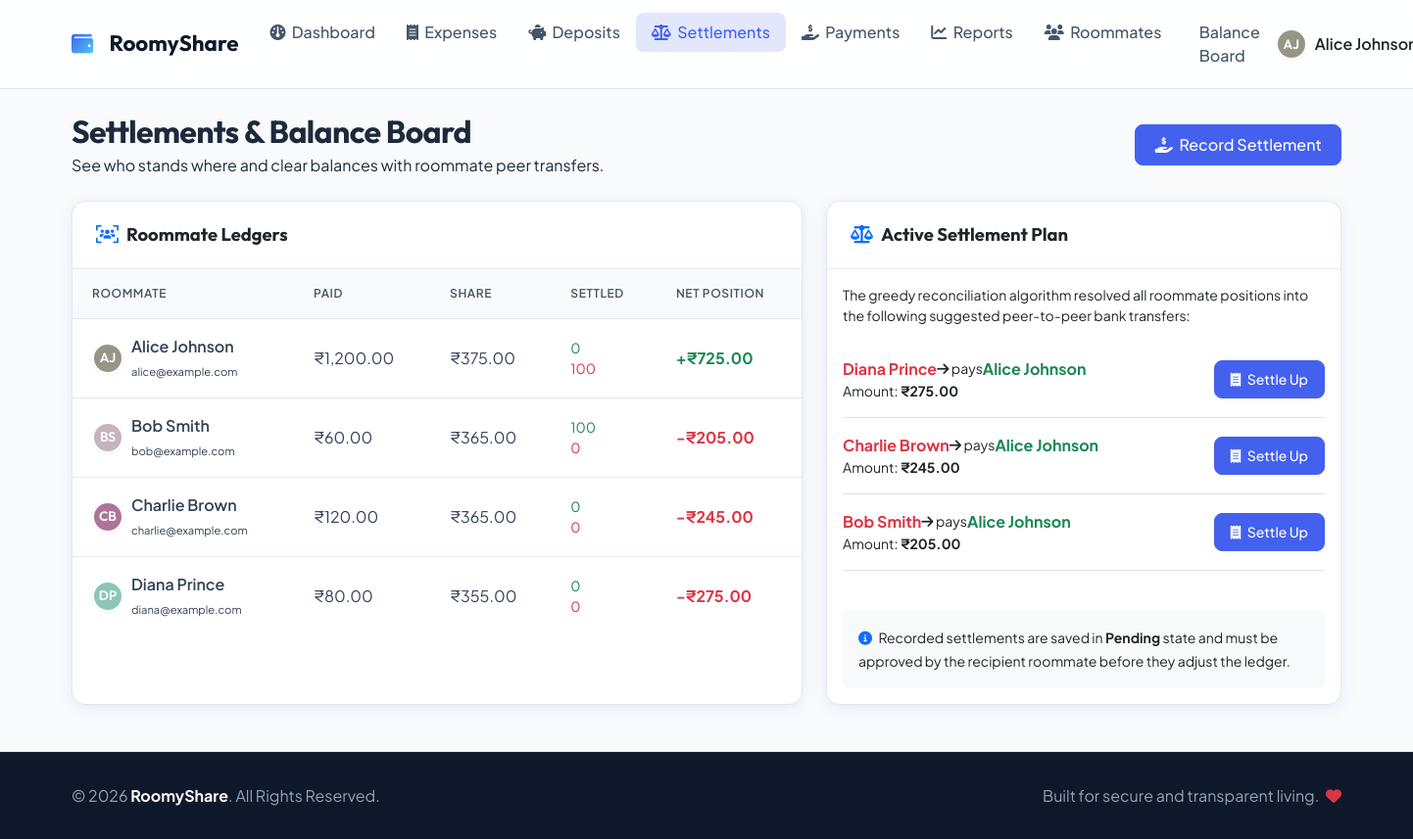
Screenshot of /settlements.php (signed in) with the database file from the repository.
### tables this page shows
CREATE TABLE IF NOT EXISTS `members` (
  `id` INT AUTO_INCREMENT PRIMARY KEY,
  `name` VARCHAR(100) NOT NULL,
  `email` VARCHAR(100) NOT NULL UNIQUE,
  `phone` VARCHAR(20) DEFAULT NULL,
  `password_hash` VARCHAR(255) NOT NULL,
  `role` ENUM('admin', 'member') NOT NULL DEFAULT 'member',
  `status` ENUM('active', 'inactive') NOT NULL DEFAULT 'active',
  `avatar` VARCHAR(255) DEFAULT NULL,
  `created_at` TIMESTAMP DEFAULT CURRENT_TIMESTAMP
);

### includes/functions.php (called while the page is built, shortened)
<?php
function format_currency($amount) {
    return '₹' . number_format((float)$amount, 2);
}
function get_avatar_initials($name) {
    $words = explode(" ", $name);
    $initials = "";
    $count = 0;
    foreach ($words as $w) {
        if ($count < 2 && !empty($w)) {
            $initials .= strtoupper($w[0]);
            $count++;
        }
    }
    return $initials ?: '?';
}
function get_avatar_bg($name) {
    $hash = md5($name);
    $r = hexdec(substr($hash, 0, 2)) % 100 + 100;
    $g = hexdec(substr($hash, 2, 2)) % 100 + 100;
    $b = hexdec(substr($hash, 4, 2)) % 100 + 100;
    return "rgb($r, $g, $b)";
}
function get_roommate_balances($conn) {
    $members = [];
    $sql = "SELECT id, name, email, avatar, role FROM members WHERE status = 'active'";
    $res = $conn->query($sql);
    while ($row = $res->fetch_assoc()) {
        $members[$row['id']] = [
            'id' => (int)$row['id'],
            'name' => $row['name'],
            'email' => $row['email'],
            'avatar' => $row['avatar'],
            'role' => $row['role'],
            'total_paid' => 0.0,
            'total_share' => 0.0,
            'payments_sent' => 0.0,
            'payments_received' => 0.0,
            'net_balance' => 0.0
        ];
    }
    $sql = "SELECT paid_by, SUM(amount) AS total_paid FROM expenses GROUP BY paid_by";
    $res = $conn->query($sql);
    while ($row = $res->fetch_assoc()) {
        if (isset($members[$row['paid_by']])) {
            $members[$row['paid_by']]['total_paid'] = (float)$row['total_paid'];
        }
    }
    $sql = "SELECT member_id, SUM(amount) AS total_share FROM expense_splits GROUP BY member_id";
    $res = $conn->query($sql);
    while ($row = $res->fetch_assoc()) {
        if (isset($members[$row['member_id']])) {
            $members[$row['member_id']]['total_share'] = (float)$row['total_share'];
        }
    }
    $sql = "SELECT from_member_id, SUM(amount) AS sent FROM payments WHERE status = 'approved' GROUP BY from_member_id";
    $res = $conn->query($sql);
    while ($row = $res->fetch_assoc()) {
        if (isset($members[$row['from_member_id']])) {
            $members[$row['from_member_id']]['payments_sent'] = (float)$row['sent'];
        }
    }
    $sql = "SELECT to_member_id, SUM(amount) AS received FROM payments WHERE status = 'approved' GROUP BY to_member_id";
    $res = $conn->query($sql);
    while ($row = $res->fetch_assoc()) {
        if (isset($members[$row['to_member_id']])) {
            $members[$row['to_member_id']]['payments_received'] = (float)$row['received'];
        }
    }
    return $members;
}
function calculate_settlements($balances) {
    $debtors = [];
    $creditors = [];
    foreach ($balances as $m) {
        $bal = round($m['net_balance'], 2);
        if ($bal < -0.01) {
            $debtors[] = [
                'id' => $m['id'],
                'name' => $m['name'],
                'balance' => $bal
            ];
        } elseif ($bal > 0.01) {
            $creditors[] = [
                'id' => $m['id'],
                'name' => $m['name'],
                'balance' => $bal
            ];
        }
    }
    usort($debtors, function($a, $b) {
        return $a['balance'] <=> $b['balance'];
    });
    usort($creditors, function($a, $b) {
        return $b['balance'] <=> $a['balance'];
    });
    $settlements = [];
    $d_idx = 0;
    $c_idx = 0;
    while ($d_idx < count($debtors) && $c_idx < count($creditors)) {
        $debtor = &$debtors[$d_idx];
        $creditor = &$creditors[$c_idx];
        $debt_amt = abs($debtor['balance']);
        $cred_amt = $creditor['balance'];
        $payment = min($debt_amt, $cred_amt);
        $payment = round($payment, 2);
        if ($payment > 0) {
            $settlements[] = [
                'from_id' => $debtor['id'],
                'from_name' => $debtor['name'],
                'to_id' => $creditor['id'],
                'to_name' => $creditor['name'],
                'amount' => $payment
            ];
        }
        $debtor['balance'] += $payment;
        $creditor['balance'] -= $payment;
        if (abs($debtor['balance']) < 0.01) {
            $d_idx++;
        }
        if (abs($creditor['balance']) < 0.01) {
            $c_idx++;
        }
    }
    return $settlements;
}

### includes/auth.php (called while the page is built, shortened)
<?php
function sanitize($data) {
    if (is_array($data)) {
        foreach ($data as $key => $value) {
            $data[$key] = sanitize($value);
        }
    } else {
        $data = trim($data);
        $data = stripslashes($data);
        $data = htmlspecialchars($data, ENT_QUOTES, 'UTF-8');
    }
    return $data;
}

### settlements.php (the view, shortened to what this page needs)
<?php
require_once 'config/database.php';
require_once 'includes/auth.php';
require_once 'includes/functions.php';
$balances = get_roommate_balances($conn);
$settlements = calculate_settlements($balances);
require_once 'includes/header.php';
?>
<div class="row mb-4 align-items-center">
    <div class="col-md-8 mb-3 mb-md-0">
        <h2 class="fw-bold text-slate-900 mb-1">Settlements & Balance Board</h2>
        <p class="text-slate-500 mb-0">See who stands where and clear balances with roommate peer transfers.</p>
    </div>
    <div class="col-md-4 text-md-end">
        <button class="btn btn-primary" data-bs-toggle="modal" data-bs-target="#recordPaymentModal" id="manual-settle-btn">
            <i class="fa-solid fa-hand-holding-dollar me-1"></i> Record Settlement
        </button>
    </div>
</div>
<div class="row">
    <div class="col-lg-7 mb-4">
        <div class="card card-custom h-100">
            <div class="card-header-custom">
                <span class="fw-bold"><i class="fa-solid fa-users-viewfinder text-primary me-2"></i>Roommate Ledgers</span>
            </div>
            <div class="card-body p-0">
                <div class="table-responsive table-responsive-custom border-0">
                    <table class="table table-custom">
                        <thead>
                            <tr>
                                <th>Roommate</th>
                                <th>Paid</th>
                                <th>Share</th>
                                <th>Settled</th>
                                <th>Net Position</th>
                            </tr>
                        </thead>
                        <tbody>
                            <?php foreach ($balances as $b): ?>
                                <?php
                                $net = $b['net_balance'];
                                $net_class = $net >= 0.01 ? 'text-success fw-bold' : ($net < -0.01 ? 'text-danger fw-bold' : 'text-slate-400');
                                $net_label = $net >= 0.01 ? '+' . format_currency($net) : ($net < -0.01 ? '-' . format_currency(abs($net)) : format_currency(0));
                                ?>
                                <tr>
                                    <td>
                                        <div class="d-flex align-items-center">
                                            <div class="avatar-circle avatar-sm me-2" style="background-color: <?php echo get_avatar_bg($b['name']); ?>;">
                                                <?php echo get_avatar_initials($b['name']); ?>
                                            </div>
                                            <div>
                                                <span class="fw-semibold text-slate-800 d-block"><?php echo sanitize($b['name']); ?></span>
                                                <span class="text-slate-400 small" style="font-size: 0.7rem;"><?php echo sanitize($b['email']); ?></span>
                                            </div>
                                        </div>
                                    </td>
                                    <td><?php echo format_currency($b['total_paid']); ?></td>
                                    <td><?php echo format_currency($b['total_share']); ?></td>
                                    <td class="small">
                                        <span class="text-success" title="Settlements Sent"><i class="fa-solid fa-arrow-up-right me-0.5"></i><?php echo number_format($b['payments_sent'], 0); ?></span><br>
                                        <span class="text-danger" title="Settlements Received"><i class="fa-solid fa-arrow-down-left me-0.5"></i><?php echo number_format($b['payments_received'], 0); ?></span>
                                    </td>
                                    <td class="<?php echo $net_class; ?>"><?php echo $net_label; ?></td>
                                </tr>
                            <?php endforeach; ?>
                        </tbody>
                    </table>
                </div>
            </div>
        </div>
    </div>
    <div class="col-lg-5 mb-4">
        <div class="card card-custom h-100">
            <div class="card-header-custom">
                <span class="fw-bold"><i class="fa-solid fa-scale-balanced text-primary me-2"></i>Active Settlement Plan</span>
            </div>
            <div class="card-body d-flex flex-column justify-content-between">
                <div>
                    <?php if (empty($settlements)): ?>
                        <div class="text-center py-5">
                            <span class="text-success fs-1 d-block mb-3"><i class="fa-solid fa-circle-check"></i></span>
                            <h5 class="fw-bold text-slate-800">Perfectly Balanced!</h5>
                            <p class="text-slate-500 mb-0">All roommate shares are settled. No peer payments are required right now.</p>
                        </div>
                    <?php else: ?>
                        <p class="text-slate-500 small mb-3">The greedy reconciliation algorithm resolved all roommate positions into the following suggested peer-to-peer bank transfers:</p>
                        <div class="list-group list-group-flush mb-4">
                            <?php foreach ($settlements as $idx => $s): ?>
                                <div class="list-group-item px-0 py-3 border-bottom d-flex align-items-center justify-content-between flex-wrap gap-2">
                                    <div>
                                        <div class="d-flex align-items-center gap-1.5 flex-wrap">
                                            <span class="fw-bold text-danger"><?php echo sanitize($s['from_name']); ?></span>
                                            <span class="text-slate-400 small"><i class="fa-solid fa-arrow-right"></i> pays</span>
                                            <span class="fw-bold text-success"><?php echo sanitize($s['to_name']); ?></span>
                                        </div>
                                        <small class="text-slate-400 d-block mt-0.5">Amount: <strong><?php echo format_currency($s['amount']); ?></strong></small>
                                    </div>
                                    <button class="btn btn-sm btn-primary px-3 py-1.5 settle-trigger-btn"
                                            data-fromid="<?php echo $s['from_id']; ?>"
                                            data-toid="<?php echo $s['to_id']; ?>"
                                            data-amount="<?php echo $s['amount']; ?>"
                                            data-bs-toggle="modal"
                                            data-bs-target="#recordPaymentModal">
                                        <i class="fa-solid fa-receipt me-1"></i> Settle Up
                                    </button>
                                </div>
                            <?php endforeach; ?>
                        </div>
                    <?php endif; ?>
                </div>
                <div class="alert bg-light border-0 py-2.5 px-3 mt-3 mb-0" role="alert">
                    <small class="text-slate-600"><i class="fa-solid fa-circle-info text-primary me-1"></i> Recorded settlements are saved in <strong>Pending</strong> state and must be approved by the recipient roommate before they adjust the ledger.</small>
                </div>
            </div>
        </div>
    </div>
</div>
<?php
require_once 'includes/footer.php';
?>

### assets/css/style.css (style rules this page uses)
:root { --font-heading: 'Outfit', sans-serif; --font-body: 'Plus Jakarta Sans', sans-serif; --primary: #4361ee; --primary-glow: rgba(67, 97, 238, 0.15); --secondary: #3f37c9; --accent: #4cc9f0; --success: #10b981; --success-glow: rgba(16, 185, 129, 0.15); --warning: #f59e0b; --warning-glow: rgba(245, 158, 11, 0.15); --danger: #ef4444; --danger-glow: rgba(239, 68, 68, 0.15); --info: #0ea5e9; --info-glow: rgba(14, 165, 233, 0.15); --slate-50: #f8fafc; --slate-100: #f1f5f9; --slate-200: #e2e8f0; --slate-300: #cbd5e1; --slate-400: #94a3b8; --slate-500: #64748b; --slate-600: #475569; --slate-700: #334155; --slate-800: #1e293b; --slate-900: #0f172a; --bg-app: #f8fafc; --bg-card: #ffffff; --border-color: #e2e8f0; --text-main: #1e293b; --text-muted: #64748b; --radius-sm: 8px; --radius-md: 14px; --radius-lg: 20px; --shadow-sm: 0 1px 3px 0 rgba(0, 0, 0, 0.05); --shadow-md: 0 4px 20px -2px rgba(67, 97, 238, 0.08), 0 2px 8px -1px rgba(0, 0, 0, 0.04); --shadow-lg: 0 10px 30px -5px rgba(67, 97, 238, 0.12), 0 4px 12px -2px rgba(0, 0, 0, 0.06); --transition: all 0.3s cubic-bezier(0.4, 0, 0.2, 1); }
body { font-family: var(--font-body); background-color: var(--bg-app); color: var(--text-main); min-height: 100vh; display: flex; flex-direction: column; overflow-x: hidden; }
h1, h2, h3, h4, h5, h6 { font-family: var(--font-heading); font-weight: 600; letter-spacing: -0.02em; }
.card-custom { background-color: var(--bg-card); border: 1px solid var(--border-color); border-radius: var(--radius-md); box-shadow: var(--shadow-md); transition: var(--transition); overflow: hidden; }
.card-header-custom { background-color: transparent; border-bottom: 1px solid var(--border-color); padding: 1.25rem 1.5rem; font-weight: 600; font-family: var(--font-heading); font-size: 1.15rem; display: flex; justify-content: space-between; align-items: center; }
.avatar-circle { width: 42px; height: 42px; border-radius: 50%; display: flex; align-items: center; justify-content: center; font-weight: 600; font-family: var(--font-heading); color: #ffffff; box-shadow: var(--shadow-sm); border: 2px solid #ffffff; object-fit: cover; }
.avatar-sm { width: 32px; height: 32px; font-size: 0.85rem; }
.btn { border-radius: var(--radius-sm); font-weight: 500; transition: var(--transition); padding: 0.5rem 1.2rem; }
.btn-primary { background-color: var(--primary); border-color: var(--primary); }
.table-responsive-custom { border-radius: var(--radius-sm); overflow: hidden; border: 1px solid var(--border-color); }
.table-custom { margin-bottom: 0; }
.table-custom th { background-color: var(--slate-50); color: var(--slate-600); font-weight: 600; text-transform: uppercase; font-size: 0.75rem; letter-spacing: 0.05em; padding: 1rem 1.25rem; border-bottom: 1px solid var(--border-color); }
.table-custom td { padding: 1rem 1.25rem; vertical-align: middle; border-bottom: 1px solid var(--border-color); color: var(--slate-700); }
.table-custom tr:last-child td { border-bottom: none; }
.table-custom tbody tr { transition: var(--transition); }

### rows the page displays
members: name "AJ", name "Alice Johnson", email "alice@example.com", total_paid "₹1,200.00", total_share "₹375.00", payments_sent "0", payments_received "100", net_label "+₹725.00"
members: name "BS", name "Bob Smith", email "bob@example.com", total_paid "₹60.00", total_share "₹365.00", payments_sent "100", payments_received "0", net_label "-₹205.00"
members: name "CB", name "Charlie Brown", email "charlie@example.com", total_paid "₹120.00", total_share "₹365.00", payments_sent "0", payments_received "0", net_label "-₹245.00"
members: name "DP", name "Diana Prince", email "diana@example.com", total_paid "₹80.00", total_share "₹355.00", payments_sent "0", payments_received "0", net_label "-₹275.00"

### other values shown
get_avatar_initials($_SESSION['user_name']) "AJ"
$_SESSION['user_name'] "Alice…"
$s['from_name'] "Diana Prince"
$s['to_name'] "Alice Johnson"
format_currency($s['amount']) "₹275.00"
$s['from_name'] "Charlie Brown"
format_currency($s['amount']) "₹245.00"
$s['from_name'] "Bob Smith"
format_currency($s['amount']) "₹205.00"
